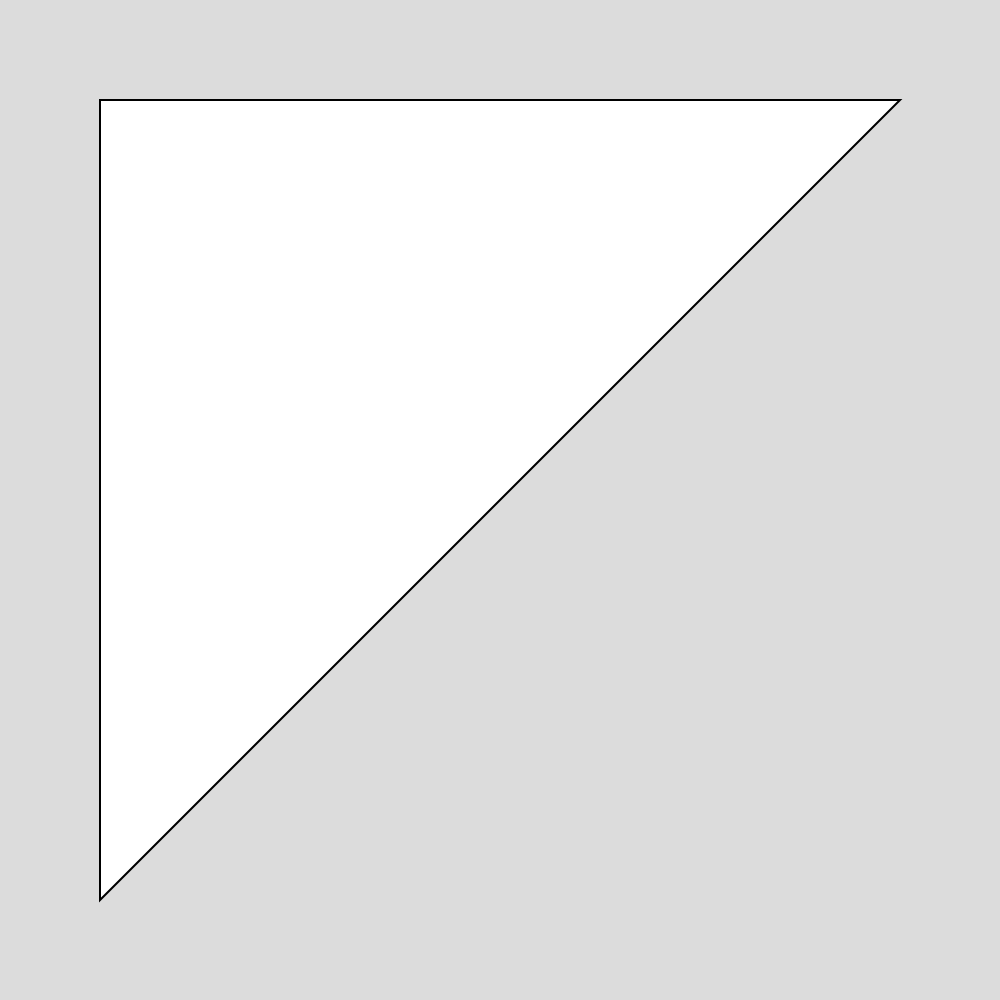
Frame 1 (no input)
Frame 2 (the mouse pressed at the canvas centre, redrawn once): identical to frame 1, image omitted

The p5.js sketch that drew this single still picture (run headless with seeded random() and noise() and a simulated clock; the mouse was pressed at the canvas centre and the sketch redrawn once):

// p5.js sketch
// ── sketch.js
let recursion_depth = 2;

class Triangle {
  constructor(a, b, c) {
    this.vertices = [a, b, c];
    this.sides = [[b, c], [a, c], [a, b]];
  }
}

class Point2D {
  constructor(x, y) {
    this.x = x;
    this.y = y;
  }
}

let triangles = [new Triangle(
  new Point2D(100, 100),
  new Point2D(100, 900),
  new Point2D(900, 100)
)]

function getSideDistance(sides) {
  let a = sides[0], b = sides[1];
  return Math.sqrt(((a.x - b.x) ** 2) + ((a.y - b.y) ** 2))
}

function getLongestSide(triangle) {
  let longestSide = {
    side: triangle.sides[0],
    distance: getSideDistance(triangle.sides[0]),
    vertex: triangle.vertices[0]
  }

  for (let i = 1; i < triangle.sides.length; i++) {
    let sideDistance = getSideDistance(triangle.sides[i])
    if (sideDistance > longestSide.distance) {
      longestSide.side = triangle.sides[i];
      longestSide.distance = sideDistance;
      longestSide.vertex = triangle.vertices[i];
    }
  }
  return longestSide;
}

function choosePoint(side) {
  let ratio = Math.random()
  let vector = {
    x: side[1].x - side[0].x,
    y: side[1].y - side[0].y
  }

  vector.x *= ratio;
  vector.y *= ratio;

  vector.x += side[0].x;
  vector.y += side[0].y;

  return vector;
}

function createTriangle(triangle) {
  let longestSide = getLongestSide(triangle);
  let keptVertex = longestSide.side[Math.round(Math.random())]
  let newVertex = choosePoint(longestSide.side);
  let smallerTriangle = new Triangle(
    longestSide.vertex,
    keptVertex,
    newVertex
  )
  return (smallerTriangle)
}


function setup() {
  createCanvas(1000, 1000);
  noLoop();
}

function draw() {
  // translate(width / 2, height / 2);
  background(220);
  strokeWeight(2);

  beginShape()
  drawTriangle(triangles[0], 0)
  endShape(CLOSE)
}

function drawTriangle(triangle, recursion) {

  if (recursion < recursion_depth) {
    for (let i = 0; i < triangles.length; i++) {
      let t = triangles[i]
      for (let j = 0; j < t.vertices.length; j++) {
        let v = t.vertices[j]
        vertex(v.x, v.y);
        drawTriangle(createTriangle(t), recursion + 1)
      }
    }
    console.log(triangle)

  }
}
